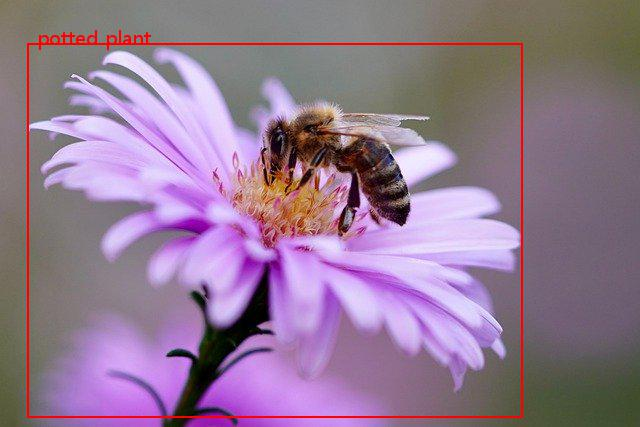
#> input picture 03/검출된객체/bee.jpg, 640 x 427 px, found by its file name
$ jupyter execute 07_Image_Smoothing.ipynb
#> lines starting #> are read from the running program, lines starting #| are printed output that depends on the picture
# Image Smoothing (Image Blurring)

## Image Filtering

- 이미지도 음성 신호처럼 주파수로 표현할 수 있음

- 일반적으로 고주파는 밝기의 변화가 많은 곳, 즉 경계선 영역에서 나타나며, 일반적인 배경은 저주파로 나타냄

  - 이것을 바탕으로 고주파를 제거하면 Blur처리가 되며, 저주파를 제거하면 대상의 영역을 확인 가능

- Low-pass filter(LPF)와 High-pass filter(HPF)를 이용하여,
  LPF를 적용하면 노이즈제거나 blur처리를 할 수 있으며, HPF를 적용하면 경계선을 찾을 수 있음

- `cv2.filter2D()`
  - 일반적으로 많이 사용되는 필터

  - ex) $K = \frac{1}{25} \begin{vmatrix} 1 & 1 & 1 & 1 & 1 \\ 1 & 1 & 1 & 1 & 1 \\  1 & 1 & 1 & 1 & 1 \\ 1 & 1 & 1 & 1 & 1 \\ 1 & 1 & 1 & 1 & 1 \end{vmatrix}$

  <sub>[이미지 출처] https://pixabay.com/photos/bee-insect-flower-honey-bee-5618012/</sub>

[cell 1]
import numpy as np
import cv2
from google.colab.patches import cv2_imshow
from google.colab import files

import matplotlib.pyplot as plt

## Image Blurring
- low-pass filter를 이미지에 적용하여 얻을 수 있음

- 고주파영역을 제거함으로써 노이즈를 제거하거나 경계선을 흐리게 할 수 있음

- OpenCV에서 제공하는 blurring 방법
  - `Averaging`

  - `Gaussian Filtering`

  - `Median Filtering`

  - `Bilateral Filtering`

[cell 2]
up = files.upload()
#> the answer given: bee.jpg

[cell 3]
img = cv2.imread('bee.jpg')[:,:,::-1]
img.shape
#> Out = (427, 640, 3)

[cell 4]
kernel = np.ones((5,5), np.float32) / 25.
kernel

[cell 5]
dst = cv2.filter2D(img, -1, kernel)
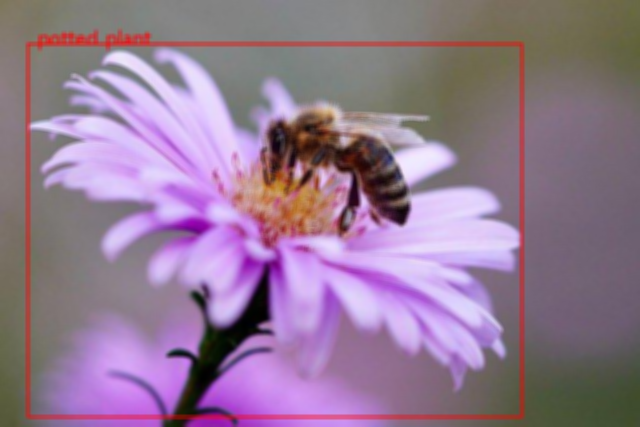
#> dst: shape (427, 640, 3); mean R, G, B 147.1, 121.6, 146.5
plt.figure(figsize=(12,5))
plt.subplot(121), plt.imshow(img), plt.title('Original')
plt.subplot(122), plt.imshow(dst), plt.title('After Low-pass filter')
plt.show()
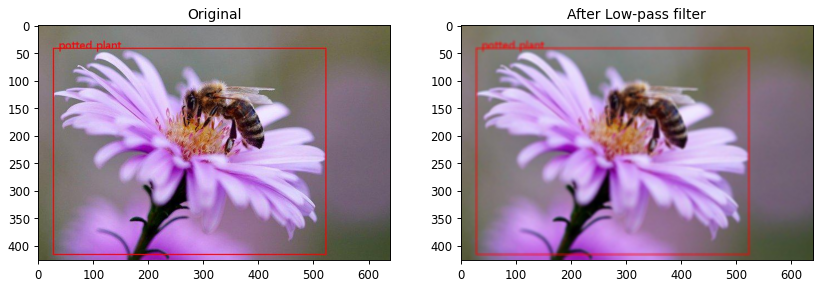
#> figure drawn by matplotlib, 2 panels

[cell 6]
kernel = np.ones((9,9), np.float32) / 81.
dst = cv2.filter2D(img, -1, kernel)
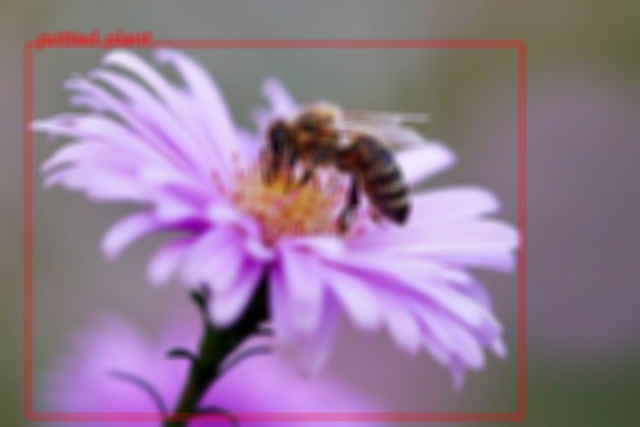
#> dst: shape (427, 640, 3); mean R, G, B 147.1, 121.6, 146.5
plt.figure(figsize=(12,5))
plt.subplot(121), plt.imshow(img), plt.title('Original')
plt.subplot(122), plt.imshow(dst), plt.title('After Low-pass filter')
plt.show()

### Averaging
- Box형태의 kernel을 이미지에 적용한 후 평균값을 box의 중심점에 적용하는 형태

- `cv2.blur()` 또는 `cv2.boxFilter()`

- `cv2.blur()`
  - Parameters
    - `src` : Chennel수는 상관없으나,
        depth(Data Type)은 CV_8U, CV_16U, CV_16S, CV_32F or CV_64F.

    - `ksize` : kernel 사이즈(ex; (3,3))

  - ex)  $\ K = \frac{1}{9} \begin{vmatrix} 1 & 1 & 1 \\ 1 & 1 & 1 \\  1 & 1 & 1 \end{vmatrix}$

<br>

- 이미지의 Data Type
  - `CV_8U` : 8-bit unsigned integer: uchar ( 0..255 )

  - `CV_8S` : 8-bit signed integer: schar ( -128..127 )

  - `CV_16U` : 16-bit unsigned integer: ushort ( 0..65535 )

  - `CV_16S` : 16-bit signed integer: short ( -32768..32767 )

  - `CV_32S` : 32-bit signed integer: int ( -2147483648..2147483647 )

  - `CV_32F` : 32-bit floating-point number: float ( -FLT_MAX..FLT_MAX, INF, NAN )

  - `CV_64F` : 64-bit floating-point number: double ( -DBL_MAX..DBL_MAX, INF, NAN )

  - 일반적으로 Data Type과 채널수가 같이 표현이 되어 CV_8UC1 과 같이 표현
    (8bit unsiged integer이면서 채널이 1개)

[cell 7]
dst1 = cv2.blur(img, ksize=(7,7))
plt.figure(figsize=(12,5))
plt.subplot(121), plt.imshow(img), plt.title('Original')
plt.subplot(122), plt.imshow(dst1), plt.title('After blurring')
plt.show()

### Gaussian Filtering

- box filter는 동일한 값으로 구성된 kernel을 사용하지만, Gaussian Filter는 Gaussian함수를 이용한 Kernel을 적용

  - kernel 행렬의 값을 Gaussian 함수를 통해서 수학적으로 생성하여 적용

- kernel의 사이즈는 양수이면서 홀수로 지정을 해야 됨

- 이미지의 Gaussian Noise (전체적으로 밀도가 동일한 노이즈, 백색노이즈)를 제거하는 데 가장 효과적

- `cv2.GaussianBlur()`

  - Parameters
    - `img` : Chennel수는 상관없으나, depth(Data Type)은 CV_8U, CV_16U, CV_16S, CV_32F or CV_64F

    - `ksize` : (width, height) 형태의 kernel size.
      width와 height는 서로 다를 수 있지만, 양수의 홀수로 지정해야 함

    - `sigmaX` : Gaussian kernel standard deviation in X direction.

[cell 8]
dst2 = cv2.GaussianBlur(img, ksize=(5,5), sigmaX=0)
plt.figure(figsize=(12,5))
plt.subplot(121), plt.imshow(img), plt.title('Original')
plt.subplot(122), plt.imshow(dst2), plt.title('After Gaussian blurring')
plt.show()

### Median Filtering
- kernel window와 pixel의 값들을 정렬한 후에 중간값을 선택하여 적용

- salt-and-pepper noise(점잡음: 무작위적인 희고 검은 점이 나타남) 제거에 가장 효과적

- `cv2.medianBlur()`

  - Parameters
    - `src` : 1, 3, 4 channel image
      depth가 CV_8U, CV_16U, or CV_32F 이면 ksize는 3또는5, CV_8U이면 더 큰 ksize가능

    - `ksize` : 1보다 큰 홀수

[cell 9]
dst3 = cv2.medianBlur(img, ksize=9)
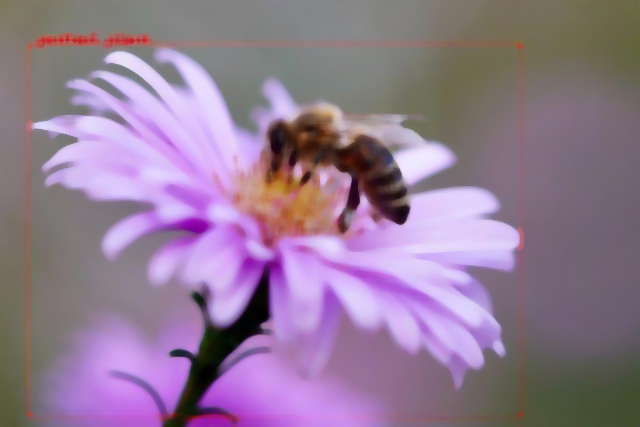
#> dst3: shape (427, 640, 3); mean R, G, B 146.5, 122.9, 148
plt.figure(figsize=(12,5))
plt.subplot(121), plt.imshow(img), plt.title('Original')
plt.subplot(122), plt.imshow(dst3), plt.title('After Gaussian blurring')
plt.show()

### Bilateral Filtering
- 위 3가지 Blur 방식은 경계선까지 Blur 처리가 되어, 경계선이 흐려지게 됨

-  Bilateral Filtering(양방향 필터)은 경계선을 유지하면서 Gaussian Blur처리를 해주는 방법

- `cv2.bilateralFilter()`

  - Parameters
    - `src` : 8-bit, 1 or 3 Channel image
    - `d` : filtering시 고려할 주변 pixel 지름

    - `sigmaColor` : Color를 고려할 공간. 숫자가 크면 멀리 있는 색도 고려

    - `sigmaSpace` : 숫자가 크면 멀리 있는 pixel도 고려

[cell 10]
dst4 = cv2.bilateralFilter(img, d=9, sigmaColor=75, sigmaSpace=75)
plt.figure(figsize=(12,5))
plt.subplot(121), plt.imshow(img), plt.title('Original')
plt.subplot(122), plt.imshow(dst4), plt.title('After Bilateral blurring')
plt.show()

- 종합 비교

[cell 11]
images = [img, dst, dst1, dst2, dst3, dst4]
titles = ['Original', 'Low-Pass Filter(9x9)', 'Blur(7x7)',
          'Gaussian Blur(5x5)', 'Median Blur(9)', 'Bilateral(9)']

plt.figure(figsize=(18,9))
for i in range(6):
    plt.subplot(2, 3, i+1)
    plt.imshow(images[i])
    plt.title(titles[i])
    plt.axis('off')

plt.show()

$ run again, with 03/검출된객체/canal.jpg copied over 03/검출된객체/bee.jpg
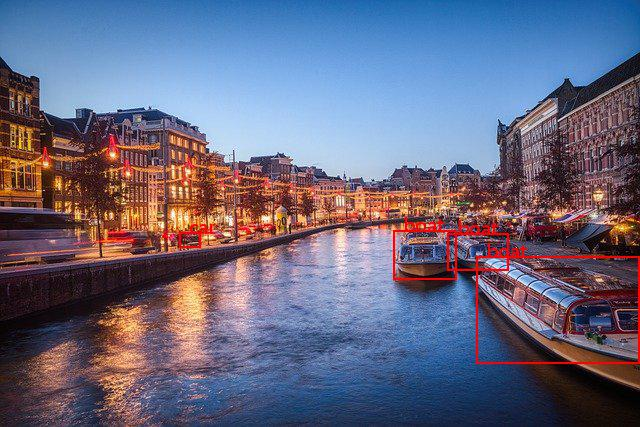
#> input picture 03/검출된객체/canal.jpg, 640 x 427 px, found by its file name
#> `plt.show()`:
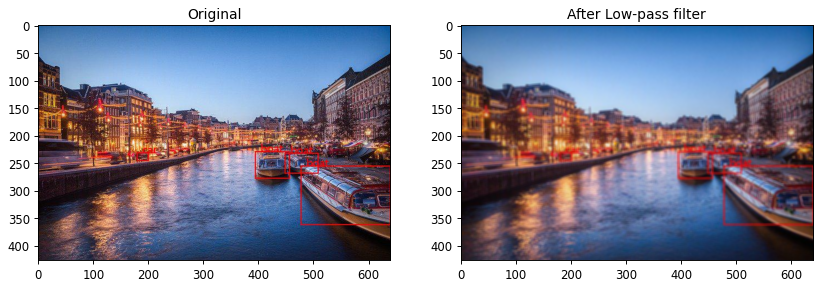
#> figure drawn by matplotlib, 2 panels
#> `dst3 = cv2.medianBlur(img, ksize=9)`:
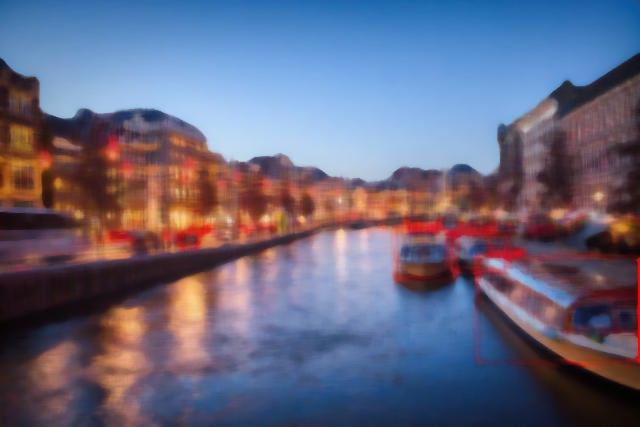
#> dst3: shape (427, 640, 3); mean R, G, B 102.7, 102.2, 126

$ run again, with 03/검출된객체/cat.jpg copied over 03/검출된객체/bee.jpg
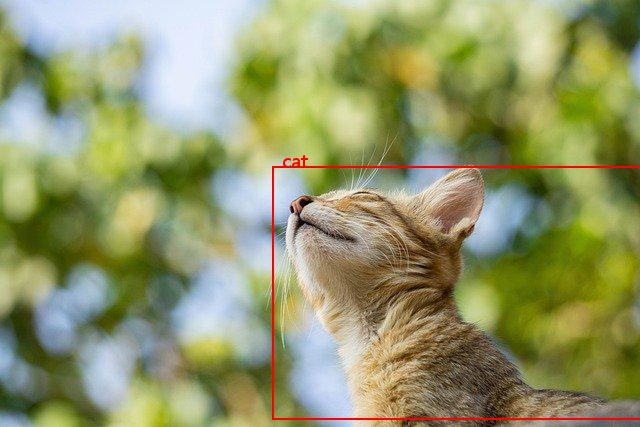
#> input picture 03/검출된객체/cat.jpg, 640 x 427 px, found by its file name
#> `dst = cv2.filter2D(img, -1, kernel)`:
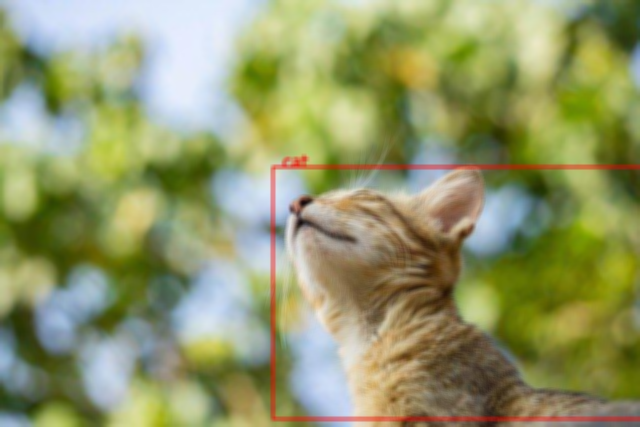
#> dst: shape (427, 640, 3); mean R, G, B 146.5, 151.8, 106
#> `plt.show()`:
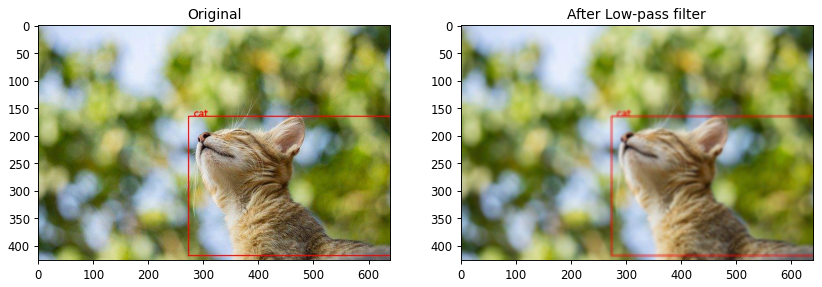
#> figure drawn by matplotlib, 2 panels

$ run again, with 03/검출된객체/cat3(toto).jpg copied over 03/검출된객체/bee.jpg
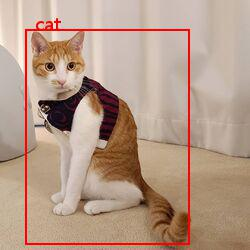
#> input picture 03/검출된객체/cat3(toto).jpg, 250 x 250 px, found by its file name
#> `plt.show()`:
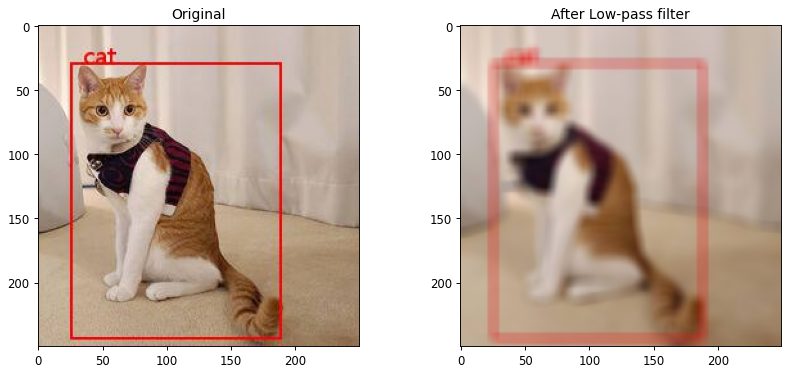
#> figure drawn by matplotlib, 2 panels
#> `dst3 = cv2.medianBlur(img, ksize=9)`:
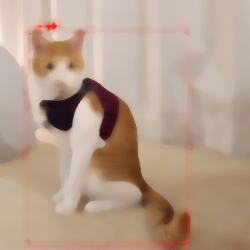
#> dst3: shape (250, 250, 3); mean R, G, B 182.4, 158.3, 140.1
